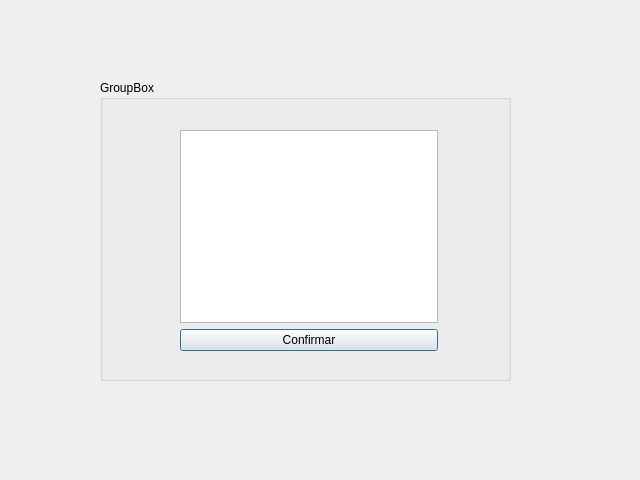
<?xml version="1.0" encoding="UTF-8"?>
<ui version="4.0">
 <class>ReceiptPage</class>
 <widget class="QDialog" name="ReceiptPage">
  <property name="geometry">
   <rect>
    <x>0</x>
    <y>0</y>
    <width>640</width>
    <height>480</height>
   </rect>
  </property>
  <property name="windowTitle">
   <string>Dialog</string>
  </property>
  <widget class="QGroupBox" name="groupBox">
   <property name="geometry">
    <rect>
     <x>100</x>
     <y>80</y>
     <width>411</width>
     <height>301</height>
    </rect>
   </property>
   <property name="title">
    <string>GroupBox</string>
   </property>
   <widget class="QWidget" name="layoutWidget">
    <property name="geometry">
     <rect>
      <x>80</x>
      <y>50</y>
      <width>258</width>
      <height>221</height>
     </rect>
    </property>
    <layout class="QVBoxLayout" name="verticalLayout">
     <item>
      <widget class="QListView" name="listView_recept_dates"/>
     </item>
     <item>
      <widget class="QPushButton" name="pushButton_confirm">
       <property name="text">
        <string>Confirmar</string>
       </property>
      </widget>
     </item>
    </layout>
   </widget>
  </widget>
 </widget>
 <resources/>
 <connections/>
</ui>
